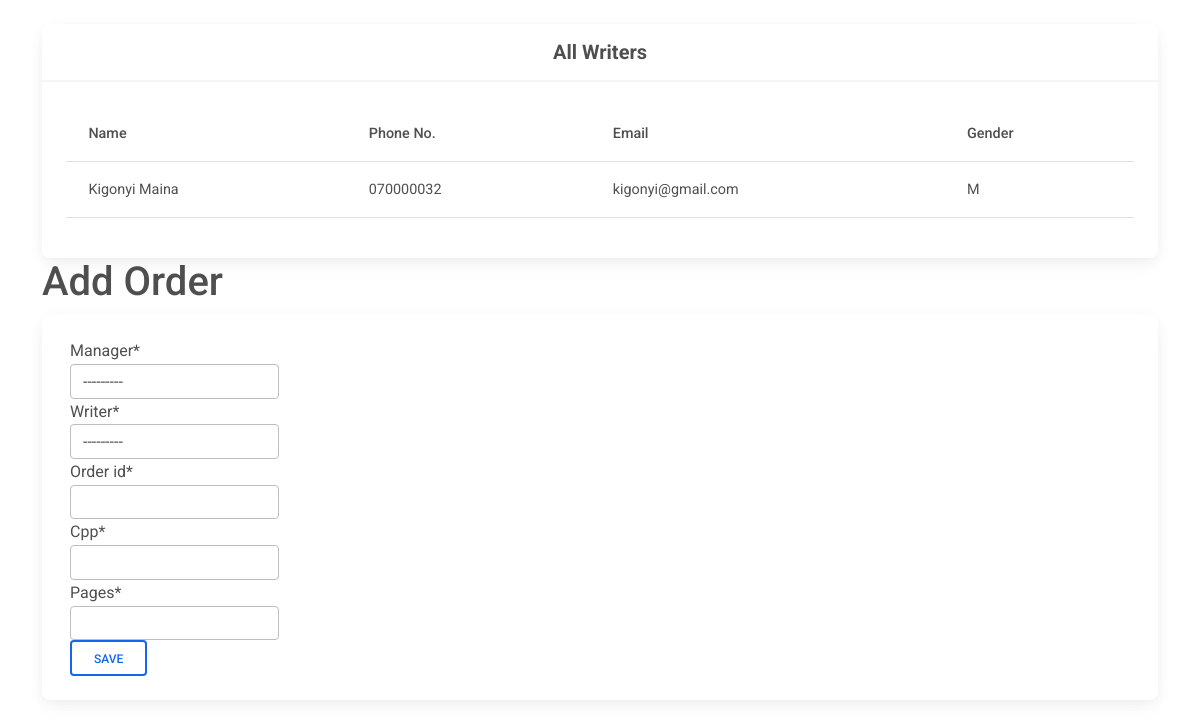
/addorder/ (signed in), run on the app's committed database.
### Janta/models.py (models this page shows)
class Writer(models.Model):
    CHOICES = [
        ('M','Male'),
        ('F','Female'),
    ]
    National_ID = models.CharField(max_length=10, null=True)
    Full_Names = models.CharField(max_length=40, null=True)
    Gender = models.CharField(choices=CHOICES, max_length=1, null=True)
    Phone_no = models.CharField(max_length=12, null=True)
    Email = models.EmailField(max_length=100, null=True)
    Bank_name = models.CharField(max_length=25, null=True)
    Account_no = models.CharField(max_length=20, null=True)

### Janta/views.py (the view)
# urls.py: path('addorder/', views.addorder, name='add_order'),
@login_required(login_url='login')
def addorder(request):
    form = AddOrderForm()
    if request.method == 'POST':
        form = AddOrderForm(request.POST)
        if form.is_valid():
            form.save()
            return redirect('/dashboard')
    writers = Writer.objects.all()
    context = {'form':form, 'writers':writers}
    return render(request, 'janta/addorder.html', context)

### Janta/forms.py
class AddOrderForm(ModelForm):
    class Meta():
        model = Order
        fields = '__all__'

### Janta/Templates/Janta/addorder.html (shortened to what this page needs)
{% extends 'janta/main.html' %}
{% load crispy_forms_tags %}
{% block content %}
<div class="container pt-4">
    <div class="row">
        <div class="container-sm">
          <div class="card">
            <div class="card-header text-center py-3">
                <h5 class="mb-0 text-center">
                  <strong>All Writers</strong>
                </h5>
            </div>
            <div class="card-body">
                <div class="table-responsive">
                    <table class="table table-hover text-nowrap">
                      <thead>
                        <tr>
                          <th scope="col">Name</th>
                          <th scope="col">Phone No.</th>
                          <th scope="col">Email</th>
                          <th scope="col">Gender</th>
                        </tr>
                      </thead>
                      <tbody>
                        {% for writer in writers %}
                        <tr>
                          <td>{{writer.Full_Names}}</td>
                          <td>{{writer.Phone_no}}</td>
                          <td>{{writer.Email}}</td>
                          <td>{{writer.Gender}}</td>
                        </tr>
                        {% endfor %}
                      </tbody>
                    </table>
                  </div>
            </div>
          </div>
        </div>
    </div>
    <h1>Add Order</h1>
    <div class="row">
        <div class="container-sm">
          <div class="card">
            <div class="card-body">
              <div class="d-flex justify-content-between px-md-1">
                <div>
                    <form action="" method="POST" class="form-inline">
                      <div class="md-form">
                        {{form|crispy}}
                        <button type="submit" class="btn btn-outline-primary" data-mdb-ripple-color="dark">Save</button>
                      </div>
                    </form>
                </div>
              </div>
            </div>
          </div>
        </div>
    </div>
</div>
{% endblock %}

### data on the page
Writer: Full_Names "Kigonyi Maina", Phone_no "070000032", Email "kigonyi@gmail.com", Gender "M"
